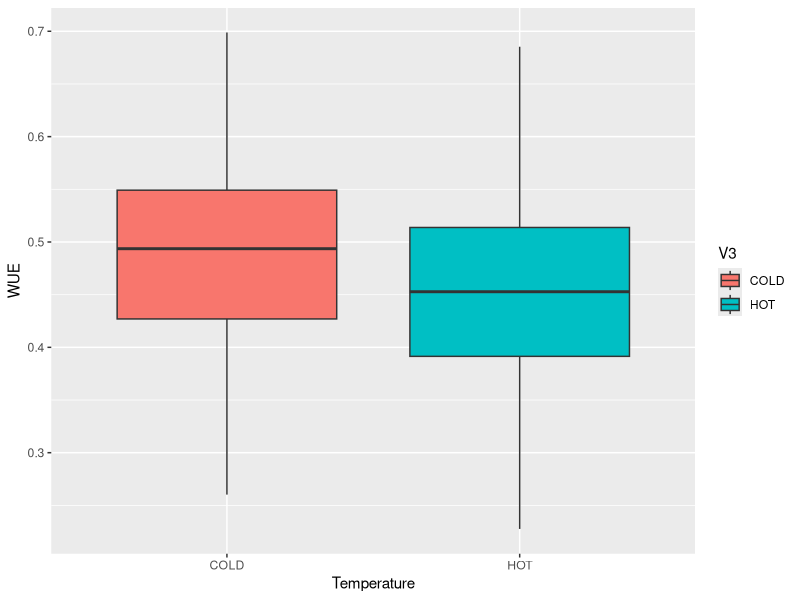

Recreate this plot in R.
## ---- chunk 1
library(ggplot2)

## ---- chunk 2
########################
# FUNCTION:fData (Simulate fake data)
# INPUTS: Treatments and Responses
# Treatment = Temperature and Response = WUE
# OUTPUTS:data.frame
#-----------------------
fData <- function(mean1=15,mean2=0.45,n1=100,n2=100,sd1=0.10,sd2=0.10){
  df <- data.frame(Treatment=rnorm(mean=mean1,n=n1,sd=sd1),
                     Response=rnorm(mean=mean2,n=n2,sd=sd2))
  return(df)
}

#-----------------------
## ---- chunk 3
# assign the output from the function to a variable
DF <- fData()
########################
# FUNCTION:rPlot (Regression analysis)
# INPUTS:variables for regression analysis from fData()
# OUTPUTS:regression plot
#-----------------------
rPlot <- function(data=DF){
    expPlot <- ggplot(data = DF,
                    aes(x=Treatment, y=Response)) + 
                    geom_point() +
                    stat_smooth(method=lm, se = 0.99)
return(print(expPlot))
}

#-----------------------
## ---- chunk 4
##################################
# FUNCTION: divDat (dividing the temperature into hot snd cold)
# INPUTS: data for treatment from DF
# OUTPUTS: additional column specifying whether the treatment(temperature) is HOT or COLD 
#-------------------------

divDat <- function(data = DF) {
 rownum <- 0
 meanTemp <- mean(DF[,1])
 for (x in 1:length(DF[,1])) {
   rownum <- 1 + rownum
   if (DF[rownum,1] >= meanTemp) {
     DF[rownum,3] <- "HOT"
   }else{
    DF[rownum,3] <- "COLD"
   }
 }
 return(DF)
}
#-------------------------
## ---- chunk 5
# assign the the new DF to DF2
DF2 <- divDat()
########################
# FUNCTION:ANV (ANOVA)
# INPUTS:variables for doing ANOVA from DF
# OUTPUTS:ANOVA summary output
#-----------------------
ANV <- function(data = DF2){
  ANOmodel <- aov(Treatment~Response, data=DF2)


return(summary(ANOmodel))
}

#-----------------------
## ---- chunk 6
########################
# FUNCTION:ANVplot (boxplots from ANOVA)
# INPUTS:categorical and control variable
# OUTPUTS:boxplots
#-----------------------
ANVplot <- function(DF2) {
ANOplot <- ggplot(data=DF2,
                 aes(x=V3,y=Response,
                     fill=V3)) +
    geom_boxplot() +
  labs(x = "Temperature", y = "WUE")
 
print(ANOplot)
}

ANVplot(DF2)
#-----------------------
